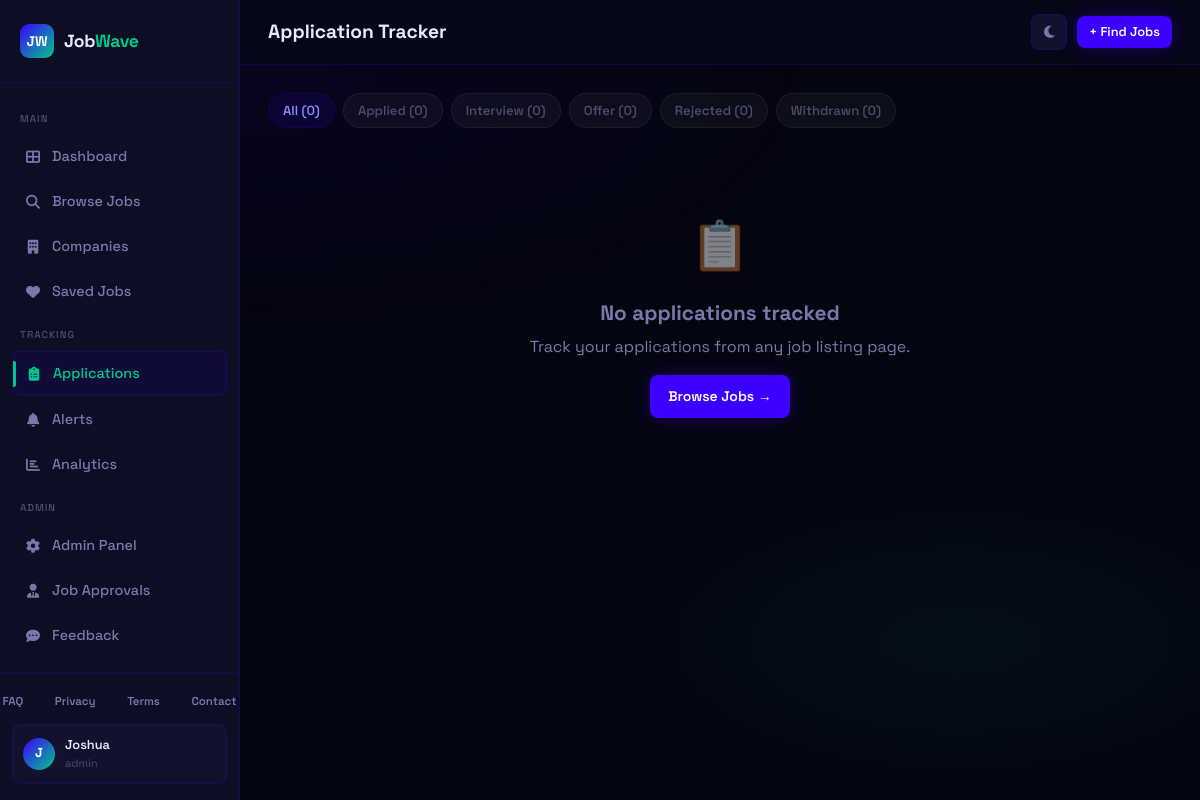
The app's page /applications (signed in) with its own data.
### app.py (models this page shows, shortened)
class User(db.Model):
    id = db.Column(db.Integer, primary_key=True)
    name = db.Column(db.String(120), nullable=False)
    email = db.Column(db.String(120), unique=True, nullable=False)
    password_hash = db.Column(db.String(256), nullable=False)
    role = db.Column(db.String(20), default='user')
    created_at = db.Column(db.DateTime, default=datetime.utcnow)
    is_active = db.Column(db.Boolean, default=True)
    saved_jobs = db.relationship('SavedJob', backref='user', lazy=True, cascade='all, delete-orphan')
    applications = db.relationship('Application', backref='user', lazy=True, cascade='all, delete-orphan')
    alerts = db.relationship('Alert', backref='user', lazy=True, cascade='all, delete-orphan')
    profile = db.relationship('UserProfile', backref='user', uselist=False, cascade='all, delete-orphan')
    username = db.Column(db.String(50), unique=True, nullable=True)
    is_verified = db.Column(db.Boolean, default=False)
    @property
    def is_authenticated(self): return True

### app.py (the view)
@app.route('/applications')
@login_required
def applications():
    status_filter = request.args.get('status', '')
    query = Application.query.filter_by(user_id=current_user.id)
    if status_filter:
        query = query.filter_by(status=status_filter)
    apps = query.order_by(Application.applied_at.desc()).all()
    status_counts = {}
    status_counts['applied'] = Application.query.filter_by(user_id=current_user.id).count()
    for s in ['interview', 'offer', 'rejected', 'withdrawn']:
        status_counts[s] = Application.query.filter_by(user_id=current_user.id, status=s).count()
    return render_template('applications.html', applications=apps,
                           status_counts=status_counts, status_filter=status_filter)

### app.py (called while the page is built)
@login_manager.user_loader
def load_user(user_id):
    return User.query.get(int(user_id))

@app.before_request
def enforce_onboarding():
    if not current_user.is_authenticated:
        return
    if request.endpoint in PUBLIC_ENDPOINTS or request.endpoint is None:
        return
    if request.endpoint.startswith('static'):
        return
    if current_user.role not in ('user', 'employer', 'admin'):
        return redirect(url_for('choose_account_type'))

### templates/applications.html (shortened to what this page needs)
{% extends 'base.html' %}
{% block page_title %}Application Tracker{% endblock %}
{% block content %}
<div style="display:flex;gap:8px;flex-wrap:wrap;margin-bottom:20px;">
  <a href="{{ url_for('applications') }}" class="badge {% if not status_filter %}badge-indigo{% else %}badge-gray{% endif %}" style="cursor:pointer;padding:6px 14px;font-size:0.82rem;">All ({{ status_counts.values()|sum }})</a>
  {% for s, cls in [('applied','badge-indigo'),('interview','badge-amber'),('offer','badge-green'),('rejected','badge-red'),('withdrawn','badge-gray')] %}
  <a href="{{ url_for('applications', status=s) }}" class="badge {% if status_filter == s %}{{ cls }}{% else %}badge-gray{% endif %}" style="cursor:pointer;padding:6px 14px;font-size:0.82rem;">{{ s|title }} ({{ status_counts.get(s,0) }})</a>
  {% endfor %}
</div>
{% if applications %}
<div class="table-wrap">
  <table>
    <thead>
      <tr>
        <th>Job</th>
        <th>Company</th>
        <th>Type</th>
        <th>Status</th>
        <th>Applied</th>
        <th>Actions</th>
      </tr>
    </thead>
    <tbody>
      {% for app in applications %}
      <tr>
        <td>
          <a href="{{ url_for('job_detail', job_id=app.job.id) }}" style="font-weight:600;color:var(--text);">{{ app.job.title }}</a>
        </td>
        <td style="color:var(--text-dim);">{{ app.job.company }}</td>
        <td><span class="badge badge-gray">{{ app.job.job_type or 'full-time' }}</span></td>
        <td>
          <select class="form-control status-select" data-app-id="{{ app.id }}" style="width:auto;font-size:0.8rem;padding:5px 10px;">
            {% for s in ['applied','interview','offer','rejected','withdrawn'] %}
            <option value="{{ s }}" {% if app.status == s %}selected{% endif %}>{{ s|title }}</option>
            {% endfor %}
          </select>
        </td>
        <td style="color:var(--text-muted);font-size:0.82rem;">{{ app.applied_at.strftime('%b %d, %Y') }}</td>
        <td>
          <button class="btn btn-danger btn-sm delete-app-btn" data-app-id="{{ app.id }}">Remove</button>
        </td>
      </tr>
      {% endfor %}
    </tbody>
  </table>
</div>
{% else %}
<div class="empty-state">
  <div class="empty-icon">📋</div>
  <h3>No applications tracked</h3>
  <p>Track your applications from any job listing page.</p>
  <a href="{{ url_for('jobs') }}" class="btn btn-primary" style="margin-top:16px;">Browse Jobs →</a>
</div>
{% endif %}
{% endblock %}

### templates/base.html (shortened to what this page needs)
<!DOCTYPE html>
<html lang="en">
<head>
  <link rel="stylesheet" href="{{ url_for('static', filename='css/style.css') }}">
  <link rel="stylesheet" href="https://cdnjs.cloudflare.com/ajax/libs/font-awesome/6.5.0/css/all.min.css">
</head>
<body>
{% if current_user.is_authenticated %}
<div class="wrapper">
  <aside class="sidebar">
    <div class="sidebar-logo">
      <div class="logo-mark">JW</div>
      <div class="logo-text">Job<span>Wave</span></div>
    </div>
    <nav class="sidebar-nav">
      <span class="nav-section-label">Main</span>
      <a href="{{ url_for('dashboard') }}" class="nav-link {% if request.endpoint == 'dashboard' %}active{% endif %}">
        <span class="nav-icon"><i class="fa-solid fa-table-cells-large"></i></span> Dashboard
      </a>
      <a href="{{ url_for('jobs') }}" class="nav-link {% if request.endpoint in ['jobs','job_detail'] %}active{% endif %}">
        <span class="nav-icon"><i class="fa-solid fa-magnifying-glass"></i></span> Browse Jobs
      </a>
      <a href="{{ url_for('companies') }}" class="nav-link {% if request.endpoint in ['companies','company_page'] %}active{% endif %}">
        <span class="nav-icon"><i class="fa-solid fa-building"></i></span> Companies
      </a>
      <a href="{{ url_for('saved_jobs') }}" class="nav-link {% if request.endpoint == 'saved_jobs' %}active{% endif %}">
        <span class="nav-icon"><i class="fa-solid fa-heart"></i></span> Saved Jobs
      </a>
      <span class="nav-section-label">Tracking</span>
      <a href="{{ url_for('applications') }}" class="nav-link {% if request.endpoint == 'applications' %}active{% endif %}">
        <span class="nav-icon"><i class="fa-solid fa-clipboard-list"></i></span> Applications
      </a>
      <a href="{{ url_for('alerts') }}" class="nav-link {% if request.endpoint == 'alerts' %}active{% endif %}">
        <span class="nav-icon"><i class="fa-solid fa-bell"></i></span> Alerts
      </a>
      <a href="{{ url_for('analytics') }}" class="nav-link {% if request.endpoint == 'analytics' %}active{% endif %}">
        <span class="nav-icon"><i class="fa-solid fa-chart-bar"></i></span> Analytics
      </a>
      {% if current_user.role == 'admin' %}
      <span class="nav-section-label">Admin</span>
      <a href="{{ url_for('admin') }}" class="nav-link {% if request.endpoint == 'admin' %}active{% endif %}">
        <span class="nav-icon"><i class="fa-solid fa-gear"></i></span> Admin Panel
      </a>
      <a href="{{ url_for('employer_job_queue') }}" class="nav-link {% if request.endpoint == 'employer_job_queue' %}active{% endif %}">
        <span class="nav-icon"><i class="fa-solid fa-user-tie"></i></span> Job Approvals
      </a>
      <a href="{{ url_for('admin_feedback') }}" class="nav-link {% if request.endpoint == 'admin_feedback' %}active{% endif %}">
        <span class="nav-icon"><i class="fa-solid fa-comment-dots"></i></span> Feedback
      </a>
      {% endif %}
      <span class="nav-section-label">Account</span>
    </nav>
    <div class="sidebar-footer">
      <div style="padding:0 12px 10px;display:flex;gap:6px;align-items:center;justify-content:center;">
        <a href="{{ url_for('faq') }}" style="font-size:0.72rem;font-weight:600;color:var(--text-dim);padding:3px 8px;border-radius:4px;transition:var(--transition);">FAQ</a>
        <span style="color:var(--border);font-size:0.6rem;">•</span>
        <a href="{{ url_for('privacy') }}" style="font-size:0.72rem;font-weight:600;color:var(--text-dim);padding:3px 8px;border-radius:4px;transition:var(--transition);">Privacy</a>
        <span style="color:var(--border);font-size:0.6rem;">•</span>
        <a href="{{ url_for('terms') }}" style="font-size:0.72rem;font-weight:600;color:var(--text-dim);padding:3px 8px;border-radius:4px;transition:var(--transition);">Terms</a>
        <span style="color:var(--border);font-size:0.6rem;">•</span>
        <a href="{{ url_for('contact') }}" style="font-size:0.72rem;font-weight:600;color:var(--text-dim);padding:3px 8px;border-radius:4px;transition:var(--transition);">Contact</a>
      </div>
      <div class="user-card">
        <div class="user-avatar">{{ current_user.name[0].upper() }}</div>
        <div class="user-info">
          <div class="user-name">{{ current_user.name }}</div>
          <div class="user-role">{{ current_user.role }}</div>
        </div>
      </div>
    </div>
  </aside>
  <main class="main">
    <div class="topbar">
      <div style="display:flex;align-items:center;gap:12px;">
        <div class="topbar-title">
          <h1>{% block page_title %}Dashboard{% endblock %}</h1>
        </div>
      </div>
      <div class="topbar-actions">
        <button class="theme-toggle" id="theme-toggle" title="Toggle light/dark mode">
          <i class="fa-solid fa-moon" id="theme-icon"></i>
        </button>
        {% block topbar_actions %}
        <a href="{{ url_for('jobs') }}" class="btn btn-primary btn-sm">+ Find Jobs</a>
        {% endblock %}
      </div>
    </div>
    <div class="page-content">
      {% block content %}{% endblock %}
    </div>
  </main>
</div>
{% else %}
  {% block public_content %}{% endblock %}
{% endif %}
</body>
</html>

### records on screen
User: name "J", name "Joshua", role "admin"

### other values on screen
{{ status_counts.values()|sum }} "0"
{{ s|title }} "Applied" "Interview" "Offer" "Rejected" "Withdrawn"
{{ status_counts.get(s,0) }} "0" "0" "0" "0" "0"
